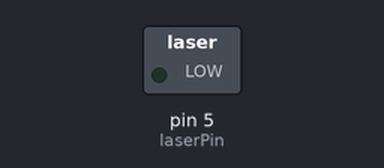
Simulated run of this sketch. Board: Arduino Uno, built with avr-gcc and run on an emulated ATmega328P. Shown: switched loads named in the sketch (green lamp = pin HIGH).

Above: at 0.2 s.
At 5.73 s:
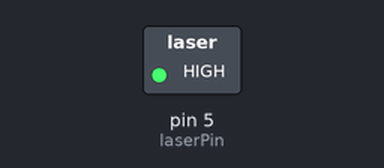
Timing chart, 0 to 6.0 s (numbered marks = the images above):
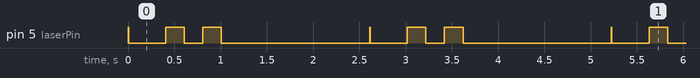

The sketch:

Laser.ino
```cpp
#define laserPin 5

void setup() {

  pinMode(laserPin, OUTPUT);

}

void loop() {

  // 00101000
  int bits[]= {LOW, LOW, HIGH, LOW, HIGH, LOW, LOW, LOW};

  digitalWrite(laserPin, HIGH); // Döngü başlasın diye gönderilen kontrol biti (B)
  delay(10);
  digitalWrite(laserPin, LOW);

  for(int i = 0; i<8; i++){
    digitalWrite(laserPin, bits[i]);
    delay(200); // 0 VE 1 Bit geçişi arasındaki saniye farkı (A)
  }

  digitalWrite(laserPin, LOW);
  delay(1000); // 1 saniye bekletiyor ki karışmasın

}
```

Measured:
- by itself, pin 5 (laserPin): repeats every 2.6 s: LOW 0.40 s, HIGH 0.20 s, LOW 0.20 s, HIGH 0.20 s, LOW 1.6 s, HIGH 0.01 s
- by itself, everything shown: repeats every 2.6 s, in 6 steps
